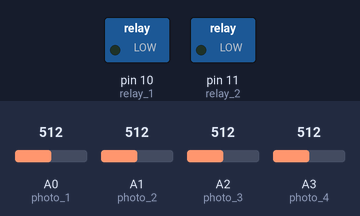
Bench run of a sketch on a simulated Arduino Uno, built with avr-gcc and run on an emulated ATmega328P. Parts: switched loads named in the sketch (green lamp = pin HIGH). The test bench sets the inputs (shaded band); at power-on: A0 (photo_1) = 512, A1 (photo_2) = 512, A2 (photo_3) = 512, A3 (photo_4) = 512. Random numbers use the default seed unless the sketch sets one.

Above: at 4.0 s.
4.1 s: A0 (photo_1) set to 100
5.6 s: A0 (photo_1) set to 91
8.6 s: A0 (photo_1) set to 30
At 9.8 s:
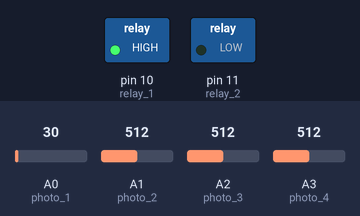
10.1 s: A0 (photo_1) set to 39
Timing chart, 0 to 13.1 s (numbered marks = the images above; inputs shaded):
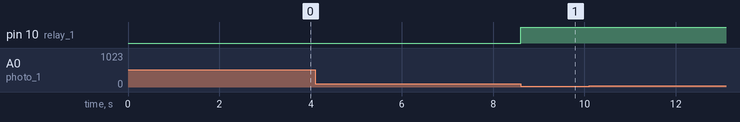

The sketch:

SecondaryArduino.ino
```cpp
#include <Wire.h>

/*----------------------------------Setup and assign value to variable----------------------------------*/

// Variables related to water pump control
int relay_2 = 11; // Water pump relay
bool waterOn = false; // Flag for water pump


// Variables related to UV light control
int relay_1 = 10; // UV light relay
char photo_1 = A0; // Photoresistors
char photo_2 = A1;
char photo_3 = A2;
char photo_4 = A3;
bool lightOn = false; // Flag for UV light

bool manualOn = false; // Flag to activate manual mode


void setup() {
  Serial.begin(9600); // Set baud rate at 9600

  Wire.begin(4); // Establish communication to primary Arduino
  Wire.onReceive(recieveEvent);

  pinMode(relay_1, OUTPUT);
  pinMode(relay_2, OUTPUT);

}

void loop() {
  if (!manualOn) {
    lightDetection(); // Activate light control function
  }
}

/*----------------------------------------------------------------------------------------------------*/

void lightDetection() {
  int photoResistor_1 = analogRead(photo_1);
  int photoResistor_2 = analogRead(photo_2);
  int photoResistor_3 = analogRead(photo_3);
  int photoResistor_4 = analogRead(photo_4);

  int avgValue = (photoResistor_1 + photoResistor_2 + photoResistor_3 + photoResistor_4) / 4; // Take average data

  // Run value into probabilistic model
  float probNotTurningOn = sigmoidFunc(avgValue);
  float prob = ((double) rand() / (RAND_MAX));

  if (prob < probNotTurningOn) {
    digitalWrite(relay_1, LOW); // UV light strip off
  }

  else {
    digitalWrite(relay_1, HIGH); // UV light strip on
  }
}


float sigmoidFunc(int mean) { // Probabistic model of light intensity
  return (1 / (1 + exp(-mean+400)));
}


void recieveEvent(int howMany) {

  while (1 < Wire.available()) {
    int w = Wire.read(); // Show byte value encoded
  }

  int w = Wire.read();
  Serial.print("!> Byte: "); Serial.println(w); // Serial monitor to check encoded byte

  if (manualOn == true) {
    if (w == 2) { // Water pump on (manual)
      digitalWrite(relay_2, HIGH);
    }

    if (w == 0) { // Water pump off (manual)
      digitalWrite(relay_2, LOW);
    }

    if (w == 4) { // UV Light on
      lightOn = true;
    }

    if (w == 6) { // UV light off
      lightOn = false;
    }

    if (w == 12) { // Water pump on (auto)
      waterOn = true;
    }

    if (w == 14) { // Water pump off (auto)
      waterOn = false;
    }
  }

  if (lightOn == true) {
    Serial.println(">> LIGHT ON");
    digitalWrite(relay_1, HIGH); // Turn on UV light
  }

  else {
    digitalWrite(relay_1, LOW); // Turn off UV light
  }

  if (waterOn == true) {
    Serial.println(">> WATER ON");
    digitalWrite(relay_2, HIGH); // Turn on water pump
  }

  else {
    digitalWrite(relay_2, LOW); // Turn off water pump
  }

  if (w == 8) { // Manual mode on
    manualOn = true;
    Serial.println("<----------MANUAL---------->"); // Serial monitor to check manual mode
    digitalWrite(relay_2, LOW); // Turn off water pump for good measure

  }

  if (w == 10) { // Manual mode off
    manualOn = false;
    Serial.println("<--------AUTOMATIC-------->"); // Serial monitor to check automatic mode
  }

}
```

Measured:
- after the input at 4.1 s, every drawn part: stays the same
- after the input at 8.6 s, pin 10 (relay_1): LOW → HIGH at once
